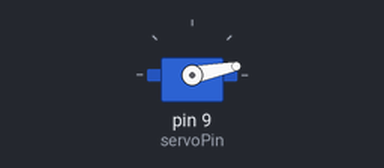
Simulated run of this sketch. Board: Arduino Uno, built with avr-gcc and run on an emulated ATmega328P. Parts: servo. What the sketch prints to the serial monitor is not drawn.

Above: at 24.0 s.
Timing chart, 0 to 25.5 s (numbered marks = the images above):
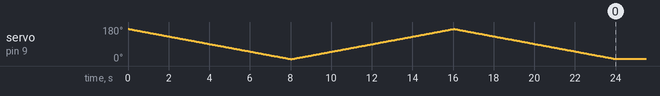

The sketch:

GreenHouse.ino
```cpp
/*
Greenhouse Controller
*/

#include <Servo.h>

const int servoPin = 9;
const int sensorPin = 1;

int buttonState = 0;
int openTemp = 70; //80.0; //temp where we open the door
bool doorOpen = false;

Servo servo;

int angle = 0;   // servo position in degrees

void setup()
{
  servo.attach(servoPin);
  Serial.begin(9600);
  open();
  close();

  //analogReference(EXTERNAL);
}


void loop()
{
  int reading = analogRead(sensorPin);
  float voltage = reading * 5.0;
  voltage /= 1024.0;

  Serial.print(voltage); Serial.println(" volts");

  float tempC = (voltage -.5) *100;
  float tempF = (tempC * 9.0 / 5.0) + 32.0;
  Serial.print(tempC); Serial.println(" degrees C");
  Serial.print(tempF); Serial.println(" degrees F");

  if(doorOpen == true && tempF < openTemp)
  {
    close();
    doorOpen = false;
  }
  if(doorOpen == false && tempF >= openTemp)
  {
    open();
    doorOpen = true;
  }

  //delay 5min
  delay(300000);
}

void close()
{
  // scan from 0 to 180 degrees
  for(angle = 10; angle < 170; angle++)
  {
    servo.write(angle);
    delay(50);
  }
}

void open()
{
  // now scan back from 180 to 0 degrees
  for(angle = 170; angle > 10; angle--)
  {
    servo.write(angle);
    delay(50);
  }
}
```
